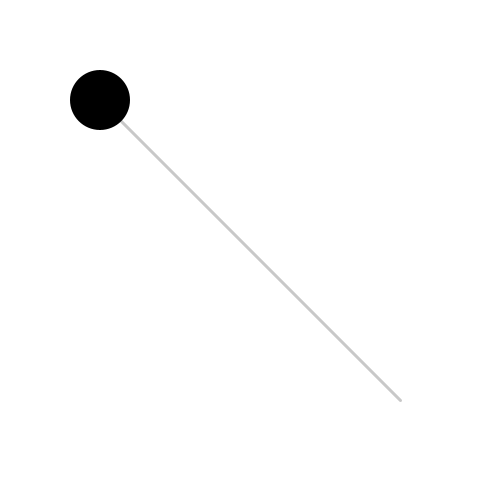
Frame 1 (no input)
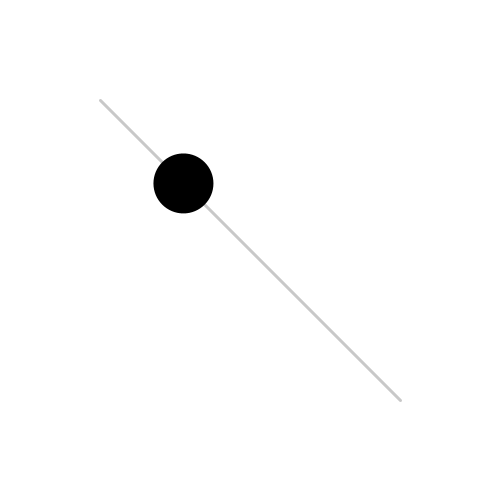
Frame 60 (the mouse pressed at the canvas centre just before this capture)
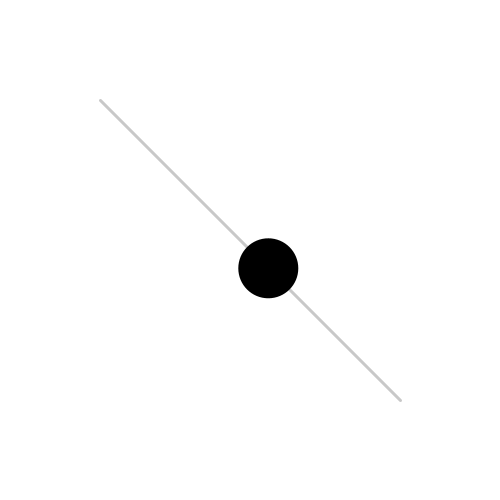
Frame 120 (the mouse held since frame 60 and released just before this capture)

The Processing sketch that drew these frames (run headless with seeded random() and noise(); from frame 60 on, the mouse is pressed at the canvas centre):

// Processing sketch: circle_move_online2
// ── circle_move_online2.pde
float x1=100,y1=100;
float x2=400,y2=400;
float circleX=x1,circleY=y1;
boolean status=true;
void setup() {
  size(500,500);
}

void draw() {
  background(255);
  strokeWeight(3);
  stroke(200);
  line(x1,y1,x2,y2);

  noStroke();
  fill(0);
  ellipse(circleX,circleY,60,60);
  float dx,dy;
  if (status) {
    dx = x2 - circleX;
    dy = y2 - circleY;
    if (dist(circleX,circleY,x2,y2) < 1)
      status = false;
  } else {
    dx = x1 - circleX;
    dy = y1 - circleY;
    if (dist(circleX,circleY,x1,y1) < 1)
      status = true;
  }
  float angle = atan2(dy,dx);
  circleX += cos(angle)*2;
  circleY += sin(angle)*2;
}
